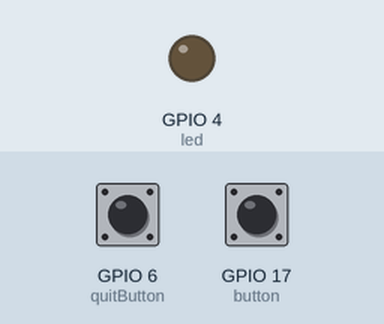
A program run on a simulated Raspberry Pi (BCM pin numbers). Parts: output pins drawn as LEDs (lit = HIGH). Dashed ring = blinking. Inputs (shaded band) come from the test bench; at power-on: GPIO 17 (button) HIGH, GPIO 6 (quitButton) HIGH.

Above: at 1.2 s.
1.3 s: GPIO 17 (button) pulled LOW for 0.15 s
At 1.9 s:
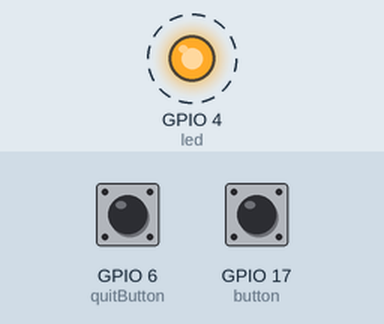
Timing chart, 0 to 10.4 s (numbered marks = the images above; inputs shaded):
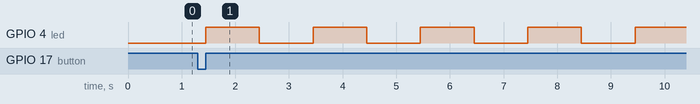

The program:

ch21-3.py
```python
from gpiozero import LED, Button
from time import sleep

led = LED(4)
button = Button(17)
quitButton = Button(6)


ledOn = False
running = True

while running:

    if quitButton.is_pressed:
        running = False

    if button.is_pressed:
        ledOn = not ledOn

        if ledOn:
            led.blink()
        else:
            led.off()
```

Measured:
- after the input at 1.3 s, GPIO 4 (led): alternates HIGH for 1.0 s and LOW for 1.0 s, starting after 0.15 s
